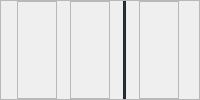
               <widget class="QFrame" name="frame_60">
                <property name="minimumSize">
                 <size>
                  <width>200</width>
                  <height>0</height>
                 </size>
                </property>
                <property name="maximumSize">
                 <size>
                  <width>16777215</width>
                  <height>16777215</height>
                 </size>
                </property>
                <property name="styleSheet">
                 <string notr="true"/>
                </property>
                <property name="frameShape">
                 <enum>QFrame::StyledPanel</enum>
                </property>
                <property name="frameShadow">
                 <enum>QFrame::Raised</enum>
                </property>
                <layout class="QGridLayout" name="gridLayout_48">
                 <property name="leftMargin">
                  <number>9</number>
                 </property>
                 <property name="topMargin">
                  <number>0</number>
                 </property>
                 <property name="rightMargin">
                  <number>9</number>
                 </property>
                 <property name="bottomMargin">
                  <number>0</number>
                 </property>
                 <item row="0" column="0">
                  <widget class="QFrame" name="frame_61">
                   <property name="minimumSize">
                    <size>
                     <width>40</width>
                     <height>0</height>
                    </size>
                   </property>
                   <property name="maximumSize">
                    <size>
                     <width>40</width>
                     <height>16777215</height>
                    </size>
                   </property>
                   <property name="frameShape">
                    <enum>QFrame::StyledPanel</enum>
                   </property>
                   <property name="frameShadow">
                    <enum>QFrame::Raised</enum>
                   </property>
                   <layout class="QGridLayout" name="gridLayout_49">
                    <property name="leftMargin">
                     <number>0</number>
                    </property>
                    <property name="topMargin">
                     <number>0</number>
                    </property>
                    <property name="rightMargin">
                     <number>0</number>
                    </property>
                    <property name="bottomMargin">
                     <number>0</number>
                    </property>
                    <property name="spacing">
                     <number>0</number>
                    </property>
                   </layout>
                  </widget>
                 </item>
                 <item row="0" column="2">
                  <widget class="QFrame" name="frame_62">
                   <property name="minimumSize">
                    <size>
                     <width>3</width>
                     <height>0</height>
                    </size>
                   </property>
                   <property name="maximumSize">
                    <size>
                     <width>3</width>
                     <height>16777215</height>
                    </size>
                   </property>
                   <property name="styleSheet">
                    <string notr="true">background-color: rgb(44, 49, 60);
border-color: rgb(44, 49, 60);</string>
                   </property>
                   <property name="frameShape">
                    <enum>QFrame::StyledPanel</enum>
                   </property>
                   <property name="frameShadow">
                    <enum>QFrame::Raised</enum>
                   </property>
                  </widget>
                 </item>
                 <item row="0" column="1">
                  <widget class="QFrame" name="frame_63">
                   <property name="minimumSize">
                    <size>
                     <width>40</width>
                     <height>0</height>
                    </size>
                   </property>
                   <property name="maximumSize">
                    <size>
                     <width>40</width>
                     <height>16777215</height>
                    </size>
                   </property>
                   <property name="frameShape">
                    <enum>QFrame::StyledPanel</enum>
                   </property>
                   <property name="frameShadow">
                    <enum>QFrame::Raised</enum>
                   </property>
                   <layout class="QGridLayout" name="gridLayout_50">
                    <property name="leftMargin">
                     <number>0</number>
                    </property>
                    <property name="topMargin">
                     <number>0</number>
                    </property>
                    <property name="rightMargin">
                     <number>0</number>
                    </property>
                    <property name="bottomMargin">
                     <number>0</number>
                    </property>
                    <property name="spacing">
                     <number>0</number>
                    </property>
                   </layout>
                  </widget>
                 </item>
                 <item row="0" column="3">
                  <widget class="QFrame" name="frame_64">
                   <property name="minimumSize">
                    <size>
                     <width>40</width>
                     <height>0</height>
                    </size>
                   </property>
                   <property name="maximumSize">
                    <size>
                     <width>40</width>
                     <height>16777215</height>
                    </size>
                   </property>
                   <property name="frameShape">
                    <enum>QFrame::StyledPanel</enum>
                   </property>
                   <property name="frameShadow">
                    <enum>QFrame::Raised</enum>
                   </property>
                   <layout class="QGridLayout" name="gridLayout_51">
                    <property name="leftMargin">
                     <number>0</number>
                    </property>
                    <property name="topMargin">
                     <number>0</number>
                    </property>
                    <property name="rightMargin">
                     <number>0</number>
                    </property>
                    <property name="bottomMargin">
                     <number>0</number>
                    </property>
                    <property name="spacing">
                     <number>0</number>
                    </property>
                   </layout>
                  </widget>
                 </item>
                </layout>
               </widget>
